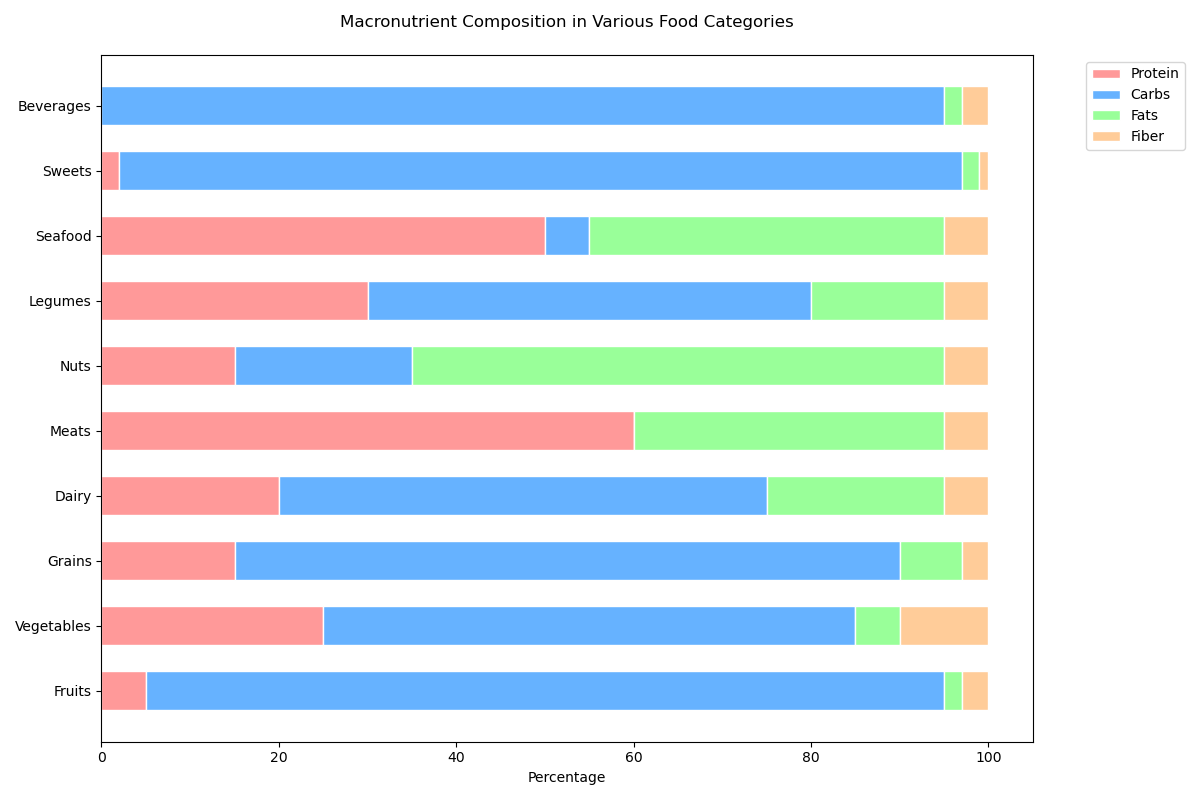

Source code (Python):

import matplotlib.pyplot as plt
import numpy as np

# Data
categories = ['Fruits', 'Vegetables', 'Grains', 'Dairy', 'Meats', 'Nuts', 'Legumes', 'Seafood', 'Sweets', 'Beverages']
protein = [5, 25, 15, 20, 60, 15, 30, 50, 2, 0]
carbs = [90, 60, 75, 55, 0, 20, 50, 5, 95, 95]
fats = [2, 5, 7, 20, 35, 60, 15, 40, 2, 2]
fiber = [3, 10, 3, 5, 5, 5, 5, 5, 1, 3]

# Colors
colors = ['#FF9999', '#66B2FF', '#99FF99', '#FFCC99']

# Plot
bar_width = 0.6
fig, ax = plt.subplots(figsize=(12, 8))

# Stacked bar chart
ax.barh(categories, protein, color=colors[0], edgecolor='white', height=bar_width)
ax.barh(categories, carbs, left=protein, color=colors[1], edgecolor='white', height=bar_width)
ax.barh(categories, fats, left=np.array(protein)+np.array(carbs), color=colors[2], edgecolor='white', height=bar_width)
ax.barh(categories, fiber, left=np.array(protein)+np.array(carbs)+np.array(fats), color=colors[3], edgecolor='white', height=bar_width)

# Title and labels
ax.set_xlabel('Percentage')
ax.set_title('Macronutrient Composition in Various Food Categories', pad=20)
ax.legend(['Protein', 'Carbs', 'Fats', 'Fiber'], bbox_to_anchor=(1.05, 1), loc='upper left')

# Show plot
plt.tight_layout()
plt.show()
